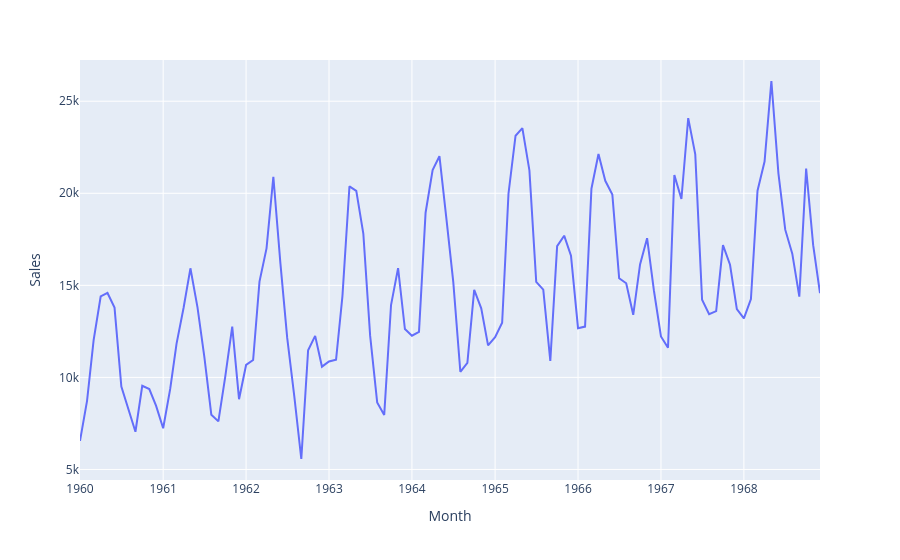

Notebook code for this chart:
### Markdown cell above
**Your turn! 🚀** Plot a **linechart** of the monthly sales using `df.plot()` function

### Code cell
import plotly.express as px

px.line(df, x='Month', y='Sales')
